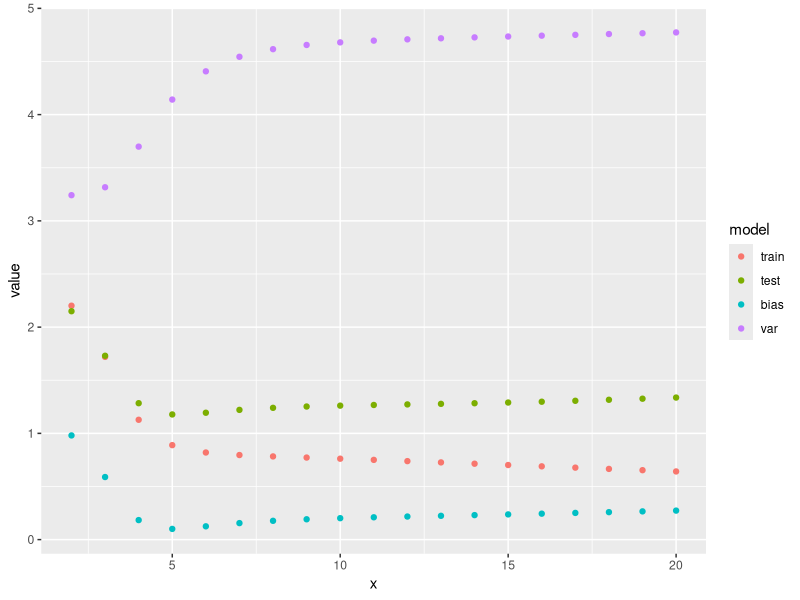

Source code (R):
rm(list=ls())
library(ggplot2)
library(splines)
library(dplyr)
# 
# tfun <- function(x) {
#     x + 0.1 * x^2 - 0.002 * x^3 + 0.00001 *x^4
# }

# sin(x-2) + x-0.05*x^2

getmodels <- function(x,y,newx,dfs = 2:20){
    r = data.frame(x=x,y=y)
    o = data.frame(x=newx)
    s = list()
    # browser()
    for (i in 1:length(dfs)){
        if (dfs[i] == 2){
            s[[i]] <- lm(y~x,r)
            o = cbind(o, predict(s[[i]], newdata = o))
        } else {
            s[[i]] <- smooth.spline(x,y,df = dfs[i])
            o = cbind(o, predict(s[[i]], o$x)$y)
        }
    }
    names(o)[-c(1)] <- paste0("df",dfs)
    names(s) <- paste0("df",dfs)
    list(models = s, pred = o)
}

datafig2.12 <- function(fun = function(x) {x*sin(x-2) + 0.2*x},n=90,eps = 1,df1=5, df2=40, ub = 5,nnew = 200){
    set.seed(1234)
    
    r = data.frame(x = seq(0,ub,length.out = n))
    r$truth = fun(r$x) 
    r$epsi = rnorm(n,mean = 0, sd = eps)
    r$y = r$truth + r$epsi
    # browser()

    mods = getmodels(r$x,r$y,seq(0,ub, length.out = nnew))
    # add test data to predictions
    mods$pred$truth = fun(mods$pred$x)
    mods$pred$testdata = mods$pred$truth + rnorm(nnew,mean = 0, sd = eps)
    # mses and bias
    mses = list(
        train = colMeans(sapply(mods$models,residuals)^2)
    ) # test mses
    mses$test <- colMeans((mods$pred[,names(mods$models)] - mods$pred[,"testdata"])^2)
    
    # bias
    mses$bias <- colMeans((mods$pred[,names(mods$models)] - mods$pred[,"truth"])^2)
    mses$var <- diag(var(mods$pred[,names(mods$models)]))
    list(mods,mses)
    
}
x = datafig2.12()

plotfig2.12 <- function(d) {
    stopifnot(is.list(d))
    m = data.frame(d)
    m$x = 2:(nrow(m)+1)
    m = reshape2::melt(m,id.vars = "x")
    m %>% 
        rename(model = variable) %>%
        ggplot(aes(x=x,y = value, color = model)) + geom_point()
        
}
plot(plotfig2.12(x[[2]]))

smes1 <- function(fun = function(x) {x*sin(x-2) + 0.2*x},n=90,eps = 1,df1=5, df2=40, ub = 5,nnew = 200){
    set.seed(1234)
    
    r = data.frame(x = seq(0,ub,length.out = n))
    r$truth = fun(r$x) 
    r$epsi = rnorm(n,mean = 0, sd = eps)
    r$y = r$truth + r$epsi
    # browser()
    mods = list()
    mods$lm = lm(y ~ x,data = r)
    mods$low = smooth.spline(r$x,r$y,df = df1)
    mods$hi = smooth.spline(r$x,r$y, df = df2)
    # mods$ns5 = gam::gam(formula = as.formula(paste0("y ~ s(x,",df1,")")),data = r)
    # mods$ns5 = mgcv::gam(formula = as.formula(paste0("y ~ ns(x,df = ",df1,")")),data = r)
    # mods$ns20 = gam::gam(formula = as.formula(paste0("y ~ ns(x,df = ",df2,")")),data = r)
    # mods$ns20 = mgcv::gam(formula = as.formula(paste0("y ~ ns(x,df = ",df2,")")),data = r)
    
    names(mods)[2:3] <- paste0("s",c(df1,df2))
    
    
    # mses and bias
    mses = list(
        train = colMeans(sapply(mods,residuals)^2)
    )
    
    # predictions
    preds = data.frame(x = seq(0,ub, length.out = nnew))
    preds = cbind(preds, lm = predict(mods$lm,newdata = preds))
    preds = cbind(preds,sapply(mods[2:3],function(x) predict(x,preds$x)$y))
    preds$truth = fun(preds$x) #+ rnorm(nnew,mean = 0, sd = eps)
    mnames = names(preds)[-1]
    preds$testdata = preds$truth + rnorm(nnew,mean = 0, sd = eps)
    
    # test mses
    mses$test <- colMeans((preds[,names(mods)] - preds[,"testdata"])^2)
    
    # bias
    mses$bias <- colMeans((preds[,names(mods)] - preds[,"truth"])^2)
    mses$var <- diag(var(preds[,names(mods)]))

    mp = reshape2::melt(preds[,-ncol(preds)], id.vars = "x")
    names(mp)[2] <- "model" 
    
    # make plots
    p1 = ggplot() + theme_bw()
    # points
    p1 = p1 + geom_point(data = r,aes(x = x, y = y),shape = 1,size = 2)
    p1 = p1 +  geom_line(data=mp, aes(x = x, y = value, color = model), size = 1)
    # 
    # color scale
    cnames = c("orange", "blue" , "green","black")
    names(cnames) <- mnames
    p1 = p1 + scale_color_manual(values = cnames)
    
    # flexilibty plot
    d2 = data.frame(flexibility = c(2,df1,df2),model = c("lm",paste0(df1," df"),paste0(df2," df")), train = mses$train, test = mses$test)
    d2 = reshape2::melt(d2, id.vars = c("flexibility","model"))
    names(d2)[3] <- "type"
    p2 = ggplot(data = d2, aes(x = flexibility, y = value,linetype = type)) + geom_path(color = "black") + scale_y_continuous(name = "MSE")
    cnames = c("orange", "blue" , "green")
    names(cnames) <- c("lm",paste0(df1," df"),paste0(df2," df"))
    p2 = p2 + geom_point(data = d2, aes(color = model), size = 3, shape = 15) + scale_color_manual(values = cnames) 
    # add minimal test MSE
    p2 = p2 + geom_hline(yintercept = eps^2, linetype = "dashed", color = "grey")+ theme_bw()
    cowplot::plot_grid(p1,p2)
    # list(p1,p2)
}

smes2 <- function(fun = function(x) {x*sin(x-2) + 0.2*x},n=90,eps = 1,df1=5, df2=20, df3=60, ub = 5,nnew = 200){
    set.seed(1234)
    
    r = data.frame(x = seq(0,ub,length.out = n))
    r$truth = fun(r$x) 
    r$epsi = rnorm(n,mean = 0, sd = eps)
    r$y = r$truth + r$epsi
    # browser()
    mods = list()
    mods$lm = lm(y ~ x,data = r)
    mods$low = smooth.spline(r$x,r$y,df = df1)
    mods$hi = smooth.spline(r$x,r$y, df = df2)
    mods$hi2 = smooth.spline(r$x,r$y, df = df3)
    # mods$ns5 = gam::gam(formula = as.formula(paste0("y ~ s(x,",df1,")")),data = r)
    # mods$ns5 = mgcv::gam(formula = as.formula(paste0("y ~ ns(x,df = ",df1,")")),data = r)
    # mods$ns20 = gam::gam(formula = as.formula(paste0("y ~ ns(x,df = ",df2,")")),data = r)
    # mods$ns20 = mgcv::gam(formula = as.formula(paste0("y ~ ns(x,df = ",df2,")")),data = r)
    
    names(mods)[2:4] <- paste0("s",c(df1,df2,df3))
    
    
    # mses
    mses = list(
        train = colMeans(sapply(mods,residuals)^2)
    )
    
    # predictions
    preds = data.frame(x = seq(0,ub, length.out = nnew))
    preds = cbind(preds, lm = predict(mods$lm,newdata = preds))
    preds = cbind(preds,sapply(mods[2:4],function(x) predict(x,preds$x)$y))
    preds$truth = fun(preds$x) #+ rnorm(nnew,mean = 0, sd = eps)
    mnames = names(preds)[-1]
    preds$testdata = preds$truth + rnorm(nnew,mean = 0, sd = eps)
    
    # test mses
    mses$test <- colMeans((preds[,names(mods)] - preds[,"testdata"])^2)

    mp = reshape2::melt(preds[,-ncol(preds)], id.vars = "x")
    names(mp)[2] <- "model" 

    # make plots
    p1 = ggplot() + theme_bw()
    # points
    p1 = p1 + geom_point(data = r,aes(x = x, y = y),shape = 1,size = 2)
    p1 = p1 +  geom_line(data=mp, aes(x = x, y = value, color = model), size = 1)
    # 
    # color scale
    cnames = c("orange", "blue" , "green","purple","black")
    names(cnames) <- mnames
    p1 = p1 + scale_color_manual(values = cnames)
   
    # flexilibty plot
    d2 = data.frame(flexibility = c(2,df1,df2,df3),model = c("lm",paste0(df1," df"),paste0(df2," df"),paste0(df3," df")), train = mses$train, test = mses$test)
    d2 = reshape2::melt(d2, id.vars = c("flexibility","model"))
    names(d2)[3] <- "type"
    p2 = ggplot(data = d2, aes(x = flexibility, y = value,linetype = type)) + geom_path(color = "black") + scale_y_continuous(name = "MSE")
    cnames = c("orange", "blue" , "green","purple")
    names(cnames) <- c("lm",paste0(df1," df"),paste0(df2," df"),paste0(df3," df"))
    p2 = p2 + geom_point(data = d2, aes(color = model), size = 3, shape = 15) + scale_color_manual(values = cnames) + theme_bw()
    # add minimal test MSE
    p2 = p2 + geom_hline(yintercept = eps^2, linetype = "dashed", color = "grey")
    cowplot::plot_grid(p1,p2)
    # list(p1,p2)
}

# running
# figure 2.9
# print(smes1())
# figure 2.10
# print(smes1(fun = function(x){x^1.2}))
# figure 2.11
# print(smes1(fun = function(x){4*x*sin(x) - 0.5*x^2}))

# 
# z <- simdata()
# 
# gp1 <- function(z) {
#     p1 = ggplot(data = z,aes(x = x, y = y)) + theme_bw()
#     # points
#     p1 = p1 + geom_point(shape = 1,size = 2)
#     # lm
#     p1 = p1 + geom_smooth(method = "lm", se = FALSE, aes(color = "lm"))
#     # smooth df=5
#     p1 = p1 + geom_smooth(method = "mgcv::gam", se = FALSE, formula = y ~ ns(x, df = 5), aes(color = "spline 5 df"))
#     # smooth df=5
#     p1 = p1 + geom_smooth(method = "mgcv::gam", se = FALSE, formula = y ~ ns(x, df = 12), aes(color = "spline 12 df"))
#     # p1
#     # truth
#     p1 = p1 + stat_function(data = data.frame(x = c(0,100)),aes(x=x,y = NULL,color = "truth"),fun = tfun, size = 1)
#     
#     # color scale
#     p1 + scale_color_manual(values = c("lm" = "orange", "spline 5 df" = "blue" , "spline 12 df" = "green", "truth" = "black" ))
# }
# 
# 
